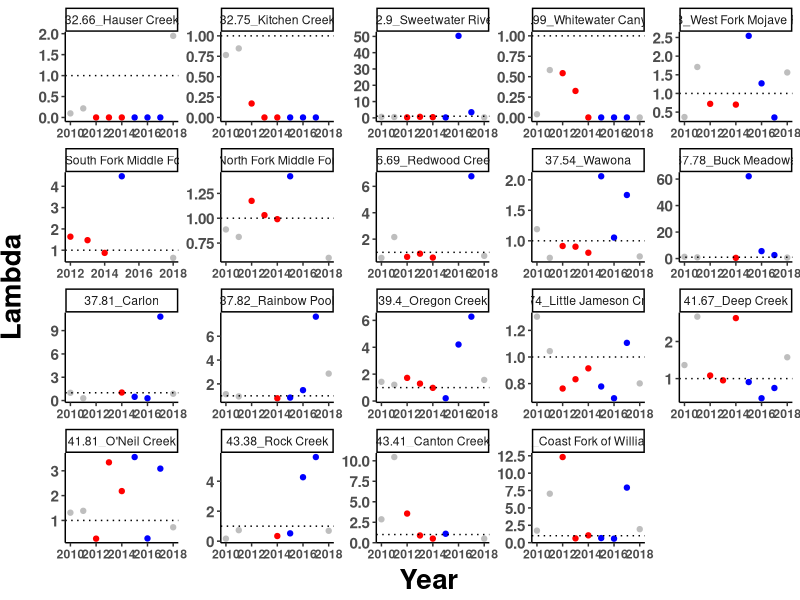

The R source for this figure: (Note: this script raises an error after producing the figure.)
#### PROJECT: Evolutionary rescue of Mimulus cardinalis populations during extreme drought
#### PURPOSE OF THIS SCRIPT: Produce demography graphs for publication
#### AUTHOR: Amy Angert & Daniel Anstett
#### DATE LAST MODIFIED: 20240627


#*******************************************************************************
#### 0. Clean workspace and load required packages
#*******************************************************************************

# Remove objects and clear workspace
rm(list = ls(all=TRUE))

# Make vector of packages needed
packages_needed <- c("tidyverse", "RColorBrewer","cowplot")

# Install packages needed (if not already installed)
for (i in 1:length(packages_needed)){
  if(!(packages_needed[i] %in% installed.packages())){install.packages(packages_needed[i])}
}

# Load packages needed
for (i in 1:length(packages_needed)){
  library(packages_needed[i], character.only = TRUE)
}


#*******************************************************************************
### 1. Read in lambda estimates for each site and year & manupulate
#*******************************************************************************
dat <- read.csv("data/demography data/siteYear.lambda_2010-2019.csv")
pop_key <- read_csv("data/genomic_data/pop_meta_data.csv") %>% dplyr::select(Site, Paper_ID) #just to get translation of pop names <--> numbers
pop_key[20,1] <- "Mill Creek"
pop_key[20,2] <- 12
dat<-left_join(dat,pop_key,by="Site") %>% 
  mutate(lat.2 = round(Latitude, 2), 
         Site.Lat=paste(lat.2,Paper_ID, sep = "_"),
         Site.Name=paste(lat.2,Site, sep = "_")) %>% 
  select(-lat.2) %>% filter(Site!="Mill Creek")

dat_pre <- dat %>% filter(Year<2012)
dat_drought <- dat %>% filter(between(Year,2012,2014))
dat_recovery <- dat %>% filter(between(Year,2015,2017))
dat_post <- dat %>% filter(Year>2017)


#*******************************************************************************
### 2. Visualize estimates over time for all sites
#*******************************************************************************

#Decline & Recovery
ggplot(dat, aes(x=Year, y=lambda)) +
  geom_point(data=filter(dat, Year<2012), col="grey") +
  geom_point(data=filter(dat, between(Year,2012,2014)), col="red") +
  geom_point(data=filter(dat, between(Year,2015,2017)), col="blue") +
  geom_point(data=filter(dat, Year>2017), col="grey") +
  scale_y_continuous(name="Lambda")+ scale_x_continuous(name="Year")+
  geom_hline(yintercept=1, linetype="dotted") +
  facet_wrap(~Site.Name, scale="free") + theme_classic() + theme(
  #facet_wrap(~Site.Lat, scale="free") + theme_classic() + theme(
    axis.text.x = element_text(face="bold"),
    axis.text.y = element_text(size=11,face="bold"),
    axis.title.x = element_text(color="black", size=20, vjust = 0.5, face="bold"),
    axis.title.y = element_text(color="black", size=20,vjust = 2, face="bold",hjust=0.5))
#+
#theme(strip.background = element_blank(), strip.text.x = element_blank(),
#     legend.title = element_blank())

ggsave("Graphs/Demography/01_decline_recovery.pdf",width=14, height = 8, units = "in")


#*******************************************************************************
### 2. Visualize estimates over time for select sites
#*******************************************************************************

#Kitchen creek
dat_kitchen <- dat %>% filter(Paper_ID==15)
plot_1 <- ggplot(dat_kitchen, aes(x=Year, y=lambda)) + geom_point(size=2) +
  geom_smooth(data=filter(dat_kitchen, Year<2015), method="lm", se=FALSE, col="red") +
  geom_smooth(data=filter(dat_kitchen, Year>2014), method="lm", se=FALSE, col="blue") +
  scale_y_continuous(name="Lambda")+ scale_x_continuous(name="")+
  geom_hline(yintercept=1, linetype="dotted") + theme_classic() + theme(
    #facet_wrap(~Site.Lat, scale="free") + theme_classic() + theme(
    axis.text.x = element_text(size=18,face="bold"),
    axis.text.y = element_text(size=18,face="bold"),
    axis.title.x = element_text(color="black", size=20, vjust = 0.5, face="bold"),
    axis.title.y = element_text(color="black", size=22,vjust = 2, face="bold",hjust=0.5))
ggsave("Graphs/Demography/sites/01_kitchen.pdf",width=6, height = 4, units = "in")

#Wawona
dat_Wawona <- dat %>% filter(Paper_ID==5)
plot_2 <- ggplot(dat_Wawona, aes(x=Year, y=lambda)) + geom_point(size=2) +
  geom_smooth(data=filter(dat_Wawona, Year<2015), method="lm", se=FALSE, col="red") +
  geom_smooth(data=filter(dat_Wawona, Year>2014), method="lm", se=FALSE, col="blue") +
  scale_y_continuous(name="Lambda")+ scale_x_continuous(name="")+
  geom_hline(yintercept=1, linetype="dotted") + theme_classic() + theme(
    #facet_wrap(~Site.Lat, scale="free") + theme_classic() + theme(
    axis.text.x = element_text(size=18,face="bold"),
    axis.text.y = element_text(size=18,face="bold"),
    axis.title.x = element_text(color="black", size=20, vjust = 0.5, face="bold"),
    axis.title.y = element_text(color="black", size=22,vjust = 2, face="bold",hjust=0.5))
ggsave("Graphs/Demography/sites/02_wawona.pdf",width=6, height = 4, units = "in")

#Little Jamison
dat_little <- dat %>% filter(Paper_ID==7)
plot_3 <- ggplot(dat_little, aes(x=Year, y=lambda)) + geom_point(size=2) +
  geom_smooth(data=filter(dat_little, Year<2015), method="lm", se=FALSE, col="red") +
  geom_smooth(data=filter(dat_little, Year>2014), method="lm", se=FALSE, col="blue") +
  scale_y_continuous(name="Lambda")+ scale_x_continuous(name="")+
  geom_hline(yintercept=1, linetype="dotted") + theme_classic() + theme(
    #facet_wrap(~Site.Lat, scale="free") + theme_classic() + theme(
    axis.text.x = element_text(size=18,face="bold"),
    axis.text.y = element_text(size=18,face="bold"),
    axis.title.x = element_text(color="black", size=20, vjust = 0.5, face="bold"),
    axis.title.y = element_text(color="black", size=22,vjust = 2, face="bold",hjust=0.5))
ggsave("Graphs/Demography/sites/03_little_jamison.pdf",width=6, height = 4, units = "in")

#Coast Fork of Willamette
dat_coast <- dat %>% filter(Paper_ID==55)
plot_4 <- ggplot(dat_coast, aes(x=Year, y=lambda)) + geom_point(size=2) +
  geom_smooth(data=filter(dat_coast, Year<2015), method="lm", se=FALSE, col="red") +
  geom_smooth(data=filter(dat_coast, Year>2014), method="lm", se=FALSE, col="blue") +
  scale_y_continuous(name="Lambda")+ scale_x_continuous(name="")+
  geom_hline(yintercept=1, linetype="dotted") + theme_classic() + theme(
    #facet_wrap(~Site.Lat, scale="free") + theme_classic() + theme(
    axis.text.x = element_text(size=18,face="bold"),
    axis.text.y = element_text(size=18,face="bold"),
    axis.title.x = element_text(color="black", size=20, vjust = 0.5, face="bold"),
    axis.title.y = element_text(color="black", size=22,vjust = 2, face="bold",hjust=0.5))
ggsave("Graphs/Demography/sites/04_coast_fork.pdf",width=6, height = 4, units = "in")


#*******************************************************************************
### 3. Visualize estimates over time for select sites decline
#*******************************************************************************

#Little Jamison
dat_little <- dat %>% filter(Paper_ID==7) %>% filter(Year<2015)
plot_3 <- ggplot(dat_little, aes(x=Year, y=lambda)) + geom_point(size=3,shape=21,fill="#9BD7A4") +
  geom_smooth(data=filter(dat_little, Year<2015), method="lm", se=FALSE, col="#9BD7A4",size=1.5) +
  #geom_smooth(data=filter(dat_little, Year>2014), method="lm", se=FALSE, col="blue") +
  scale_y_continuous(name="Lambda")+ scale_x_continuous(name="")+
  geom_hline(yintercept=1, linetype="dotted",size=0.8) + theme_classic() + theme(
    #facet_wrap(~Site.Lat, scale="free") + theme_classic() + theme(
    axis.text.x = element_text(size=18,face="bold"),
    axis.text.y = element_text(size=18,face="bold"),
    axis.title.x = element_text(color="black", size=20, vjust = 0.5, face="bold"),
    axis.title.y = element_text(color="black", size=22,vjust = 2, face="bold",hjust=0.5))
plot_3
ggsave("Graphs/Demography/sites/05_little_jamison.pdf",width=5, height = 4, units = "in")
